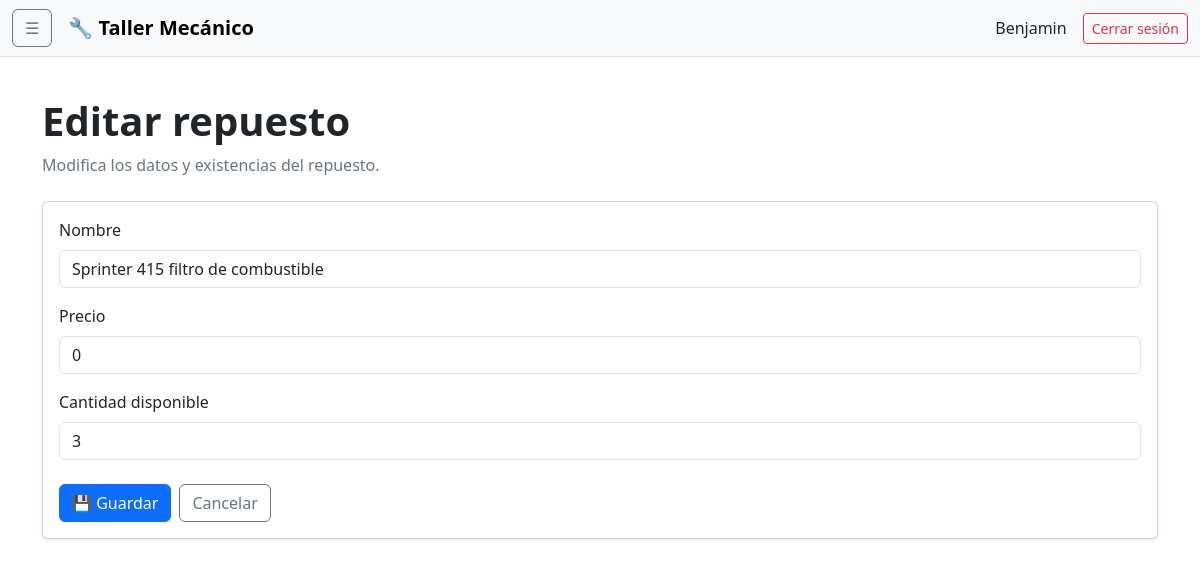
/repuestos/3/editar/ (signed in), run on an earlier commit of the app's database.
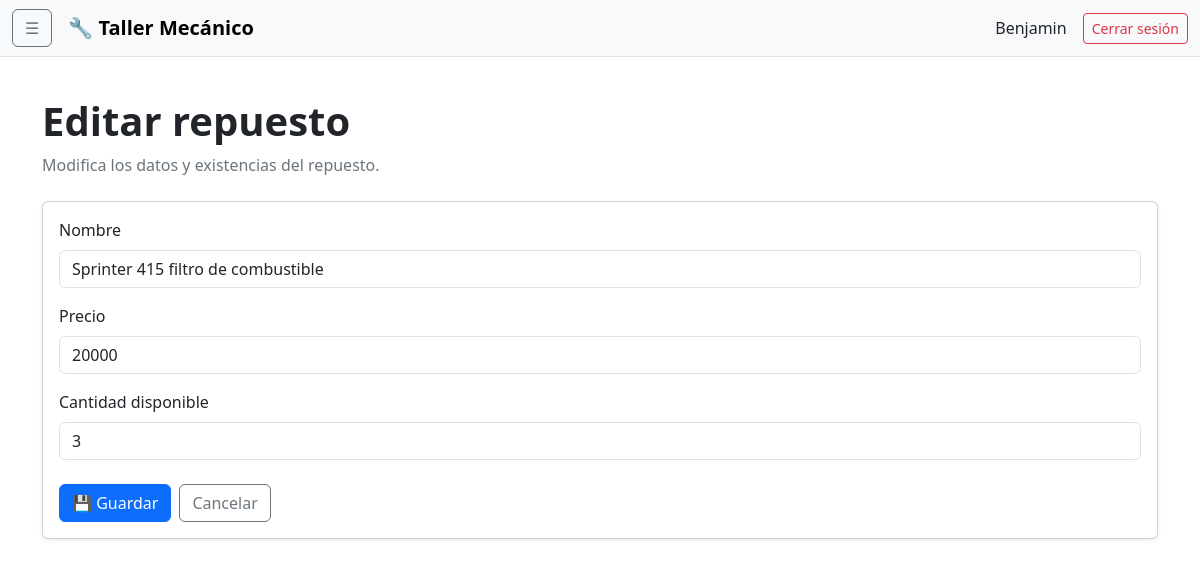
And on a later commit of the database.
### adminTaller/models.py (models this page shows)
class Repuestos(models.Model):
    nombre = models.CharField(max_length=100)
    cantidad = models.PositiveIntegerField(default=0)
    precio = models.PositiveBigIntegerField(default=0)

### adminTaller/views.py (the view)
# urls.py: path("repuestos/<int:pk>/editar/", views.repuesto_editar, name="repuesto_editar"),
@login_required
def repuesto_editar(request, pk):
    repuesto = get_object_or_404(
        Repuestos,
        pk=pk
    )
    if request.method == "POST":
        form = RepuestoForm(
            request.POST,
            instance=repuesto
        )
        if form.is_valid():
            form.save()
            messages.success(
                request,
                f"Repuesto '{repuesto.nombre}' actualizado correctamente."
            )
            return redirect("repuestos_lista")
    else:
        form = RepuestoForm(
            instance=repuesto
        )
    return render(
        request,
        "repuestos/formulario.html",
        {
            "form": form,
            "repuesto": repuesto
        }
    )

### adminTaller/forms.py
class RepuestoForm(BootstrapModelForm):
    class Meta:
        model = Repuestos
        fields = [
            "nombre",
            "precio",
            "cantidad",
        ]

### adminTaller/templates/repuestos/formulario.html (shortened to what this page needs)
{% extends "base.html" %}
{% block content %}
<div class="mb-4">
    <h1 class="fw-bold">
        {% if repuesto %}
            Editar repuesto
        {% else %}
            Nuevo repuesto
        {% endif %}
    </h1>
    <p class="text-secondary">
        {% if repuesto %}
            Modifica los datos y existencias del repuesto.
        {% else %}
            Registra un nuevo repuesto en el inventario.
        {% endif %}
    </p>
</div>
<div class="card shadow-sm">
    <div class="card-body">
        <form method="post">
            <div class="mb-3">
                <label
                    for="{{ form.nombre.id_for_label }}"
                    class="form-label"
                >
                    Nombre
                </label>
                {{ form.nombre }}
            </div>
            <div class="mb-3">
                <label
                    for="{{ form.precio.id_for_label }}"
                    class="form-label"
                >
                    Precio
                </label>
                {{ form.precio }}
            </div>
            <div class="mb-4">
                <label
                    for="{{ form.cantidad.id_for_label }}"
                    class="form-label"
                >
                    Cantidad disponible
                </label>
                {{ form.cantidad }}
            </div>
            <div class="d-flex gap-2">
                <button
                    type="submit"
                    class="btn btn-primary"
                >
                    💾 Guardar
                </button>
                <a
                    href="{% url 'repuestos_lista' %}"
                    class="btn btn-outline-secondary"
                >
                    Cancelar
                </a>
            </div>
        </form>
    </div>
</div>
{% endblock %}

What changed in the data, as far as the page shows it:
changed Repuestos "Sprinter 415 filtro de combustible": precio "0" → "20000"
